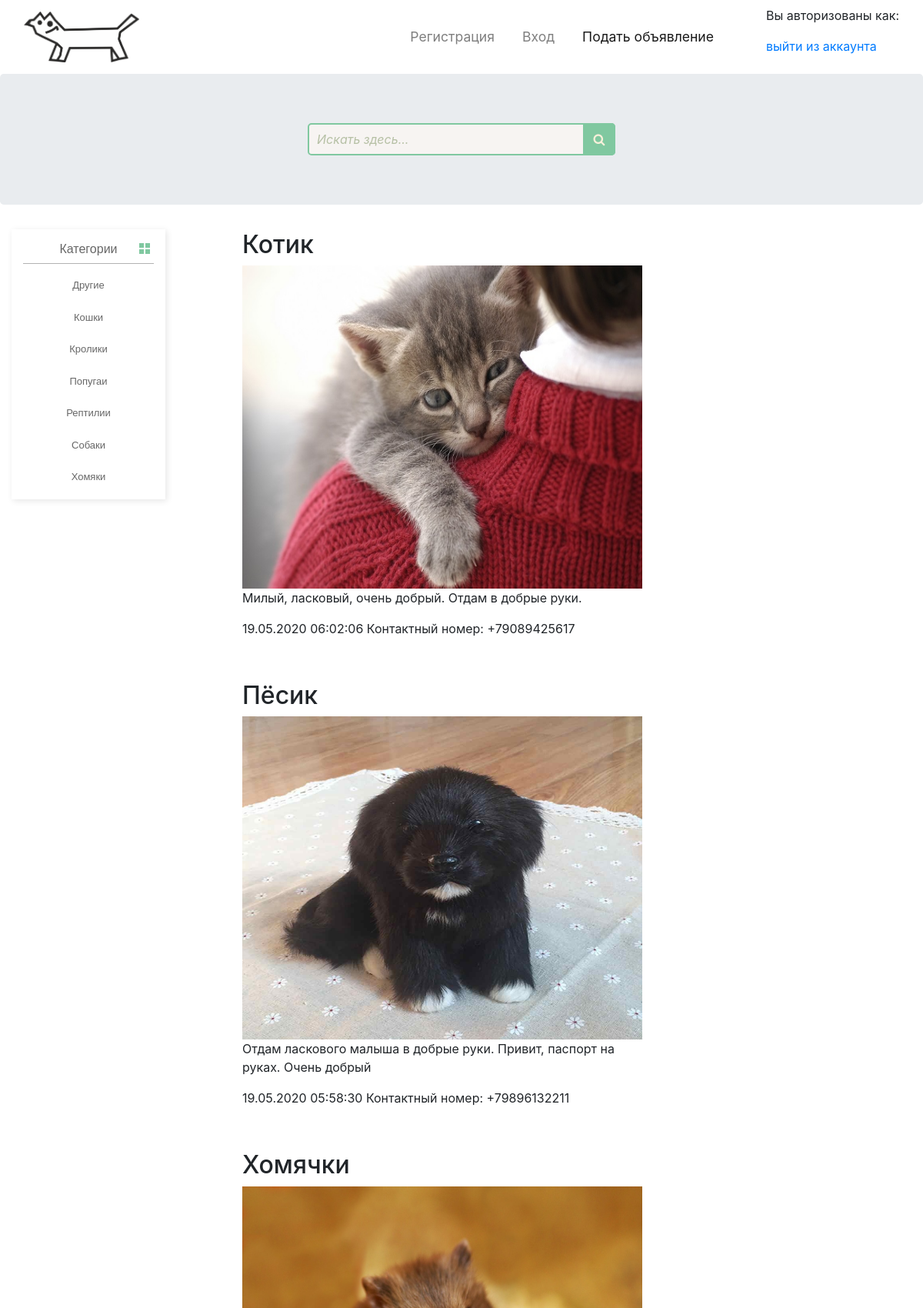
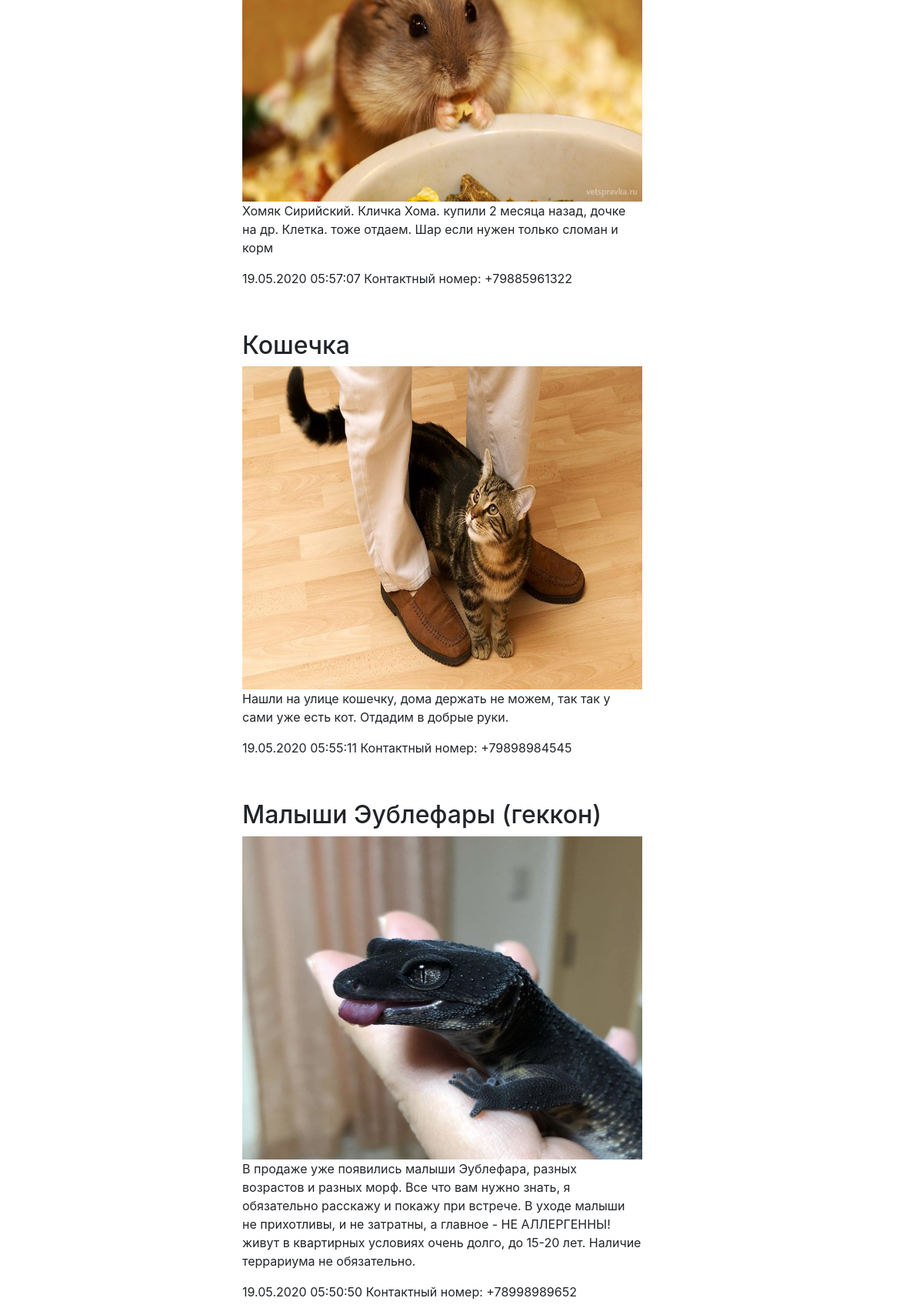
/board/ (upper part), run on the app's committed database (2 pictures, top to bottom).
### bboard/models.py (models this page shows, shortened)
class Rubric(models.Model):
    name = models.CharField(max_length=20, db_index=True, verbose_name='Название')
    class Meta:
        verbose_name_plural = 'Рубрики'
        verbose_name = 'Рубрика'
        ordering = ['name']

class Bb ( models.Model):
    title = models.CharField(max_length=50, verbose_name='Наименование')
    content = models.TextField(null=True, blank=True, verbose_name='Описание')
    price = models.FloatField(null=True, blank=True, verbose_name='Цена')
    published = models.DateTimeField(auto_now_add=True, db_index=True, verbose_name='Опубликовано')
    rubric = models.ForeignKey('Rubric', null=True, on_delete=models.PROTECT, verbose_name='Рубрика')
    phone = models.CharField(max_length=12, verbose_name='Контактный номер')
    image = models.ImageField(upload_to='images/', verbose_name='Изображение')
    class Meta:
        verbose_name_plural = 'Объявления'
        verbose_name = 'Объявление'
        ordering = ['-published']

### bboard/views.py (the view)
# urls.py: path('', index, name='index'),
def index(request):
    bbs = Bb.objects.all()
    rubrics = Rubric.objects.all()
    context = {'bbs': bbs, 'rubrics': rubrics}
    return render(request, 'bboard/index.html', context)

### templates/bboard/index.html (shortened to what this page needs)
{%  extends "layout/basic.html" %}
{% block content %}
{% for bb in bbs %}
<div class="container-fluid">
  <div class="row">
    <div class="product-card col-xs-12 col-sm-6 col-md-9 col-lg-0">
        <h2>{{ bb.title }}</h2>
        <img src="{{ bb.image.url}}" width='520' height='420' >
    <p>{{ bb.content }}</p>
    <p>{{ bb.published|date:"d.m.Y H:i:s" }} Контактный номер: {{ bb.phone }} </p>
    </div>
  </div>
</div>
{% endfor %}
{% endblock %}

### templates/layout/basic.html (shortened to what this page needs)
{% load static %}
<!DOCTYPE html>
<html>
<head>
    <link rel="stylesheet" type="text/css" href="{% static 'bboard/style.css' %}">
	<link rel="stylesheet" href="https://maxcdn.bootstrapcdn.com/bootstrap/4.0.0/css/bootstrap.min.css">
	<link rel="stylesheet" href="https://maxcdn.bootstrapcdn.com/font-awesome/4.5.0/css/font-awesome.min.css">
</head>
<body>
	<nav class="navbar navbar-expand-md navbar-light bg-white sticky-top">
		<div class="container-fluid">
			<a href="{% url 'index' %}" class="navbar-brad"><img src="{% static 'bboard/wolf.png' %}"></a>
			<div class="collapse navbar-collapse" id="navbarResponsive">
				<ul class="navbar-nav ml-auto">
					<li class="nav-item">
						<a href="{% url 'register' %}" class="nav-link">Регистрация</a>
					</li>
                    <li class="nav-item">
						<a href="{% url 'login' %}" class="nav-link">Вход</a>
					</li>
					<li class="nav-item active">
						<a href="{% url 'add' %}" class="nav-link">Подать объявление</a>
					</li>
				</ul>
                <ul class="adf">
                        <p>Вы авторизованы как: {{ user.username }}</p>
                        <a href="{% url 'exit'%}"> выйти из аккаунта </a>
                </ul>
			</div>
		</div>
	</nav>
	<div class="search">
		<div class="container-fluid">
			<div class="row jumbotron">
				<div class="col-xs-12 col-sm-12 col-md-12 col-lg-12 col-xl-12">
					<form class="search">
					  <input type="text" placeholder="Искать здесь...">
					  <button type="submit"></button>
					</form>
				</div>
			</div>
		</div>
	</div>
<div class="sticky-block">
	<div class="container-fluid">
		<div class="row text-center padding">
			<div class="col-xs-12 col-sm-6 col-md-4">
				<div class="category-wrap">
				  <h3>Категории</h3>
				  <ul>
					  {% for rubric in rubrics %}
				    <li><a href="{% url 'by_rubric' rubric.pk %}">{{ rubric.name }}</a></li>
					  {%  endfor %}
				  </ul>
				</div>
			</div>
		</div>
    </div>
</div>
	<section>
        {% block content %}
        {% endblock %}
    </section>
</body>
</html>

### bboard/static/bboard/style.css (style rules this page uses)
body,html { width: 100%; height: 100%; font-family: 'Poppins', sans-serif; color: #222; }
.navbar-brad img { width: 150px }
.navbar-nav li { padding-right: 20px; }
.nav-link { font-size: 1.1em !important }
input { color: white; }
* { box-sizing: border-box; }
.search form { position: relative; width: 400px; margin: 0 auto; }
input { width: 100%; height: 42px; padding-left: 10px; border: 2px solid #80C8A0; border-radius: 5px; outline: none; background: #f7f4f2; color: #2b2826; }
.search button { position: absolute; top: 0; right: 0px; width: 42px; height: 42px; border: none; background: #80C8A0; border-radius: 0 5px 5px 0; cursor: pointer; }
.search button:before { content: "\f002"; font-family: FontAwesome; font-size: 16px; color: #F9F0DA; }
.category-wrap { padding: 15px; background: white; width: 200px; box-shadow: 2px 2px 8px rgba(0,0,0,.1); font-family: "Helvetica Neue", Helvetica, Arial, sans-serif; }
.category-wrap h3 { font-size: 16px; color: rgba(0,0,0,.6); margin: 0 0 10px; padding: 0 5px; position: relative; }
.category-wrap h3:after { content: ""; width: 6px; height: 6px; background: #80C8A0; position: absolute; right: 5px; bottom: 2px; box-shadow: -8px -8px #80C8A0, 0 -8px #80C8A0, -8px 0 #80C8A0; }
.category-wrap ul { list-style: none; margin: 0; padding: 0; border-top: 1px solid rgba(0,0,0,.3); }
.category-wrap li { margin: 12px 0 0 0px; }
.category-wrap a { text-decoration: none; display: block; font-size: 13px; color: rgba(0,0,0,.6); padding: 5px; position: relative; transition: .3s linear; }
.category-wrap a:after { content:"\f1b0"; font-family: FontAwesome; position: absolute; right: 5px; color: white; transition: .2s linear; }
.product-card { position: absolute; left: 300px; bottom: 370px; margin: 10 px; padding: 20px; }
.product-card p { width: 520px; word-wrap: break-word; }

### data on the page
Rubric: name "Другие"
Rubric: name "Кошки"
Rubric: name "Кролики"
Rubric: name "Попугаи"
Rubric: name "Рептилии"
Rubric: name "Собаки"
Rubric: name "Хомяки"
Bb: title "Котик", image (picture), content "Милый, ласковый, очень добрый. Отдам в добрые руки.", published "19.05.2020 06:02:06", phone "+79089425617"
Bb: title "Пёсик", image (picture), content "Отдам ласкового малыша в добрые руки. Привит, паспорт на руках. Очень добрый", published "19.05.2020 05:58:30", phone "+79896132211"
Bb: title "Хомячки", image (picture), content "Хомяк Сирийский. Кличка Хома. купили 2 месяца назад, дочке на др. Клетка. тоже отдаем. Шар если нужен только сломан и корм", published "19.05.2020 05:57:07", phone "+79885961322"
Bb: title "Кошечка", image (picture), content "Нашли на улице кошечку, дома держать не можем, так так у сами уже есть кот. Отдадим в добрые руки.", published "19.05.2020 05:55:11", phone "+79898984545"
Bb: title "Малыши Эублефары (геккон)", image (picture), content "В продаже уже появились малыши Эублефара, разных возрастов и разных морф. Все что вам нужно знать, я обязательно расскажу и покажу при встрече. В уходе малыши не прихотливы, и не затратны, а главное - НЕ АЛЛЕРГЕННЫ! живут в квартирных условиях очень долго, до 15-20 лет. Наличие террариума не обязательно.", published "19.05.2020 05:50:50", phone "+78998989652"
